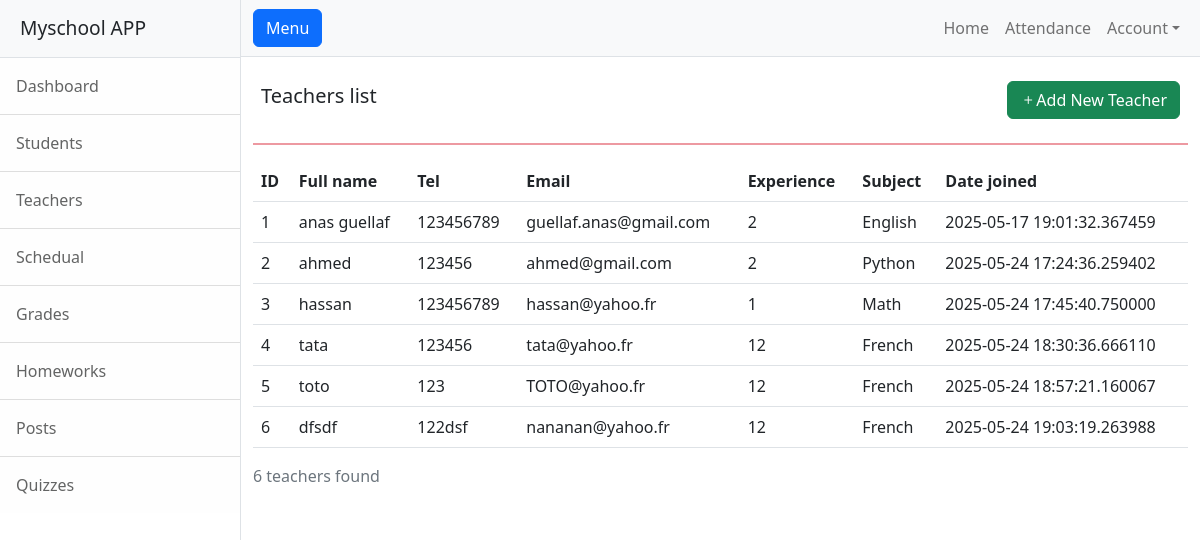
The app's page /teacher, older data.
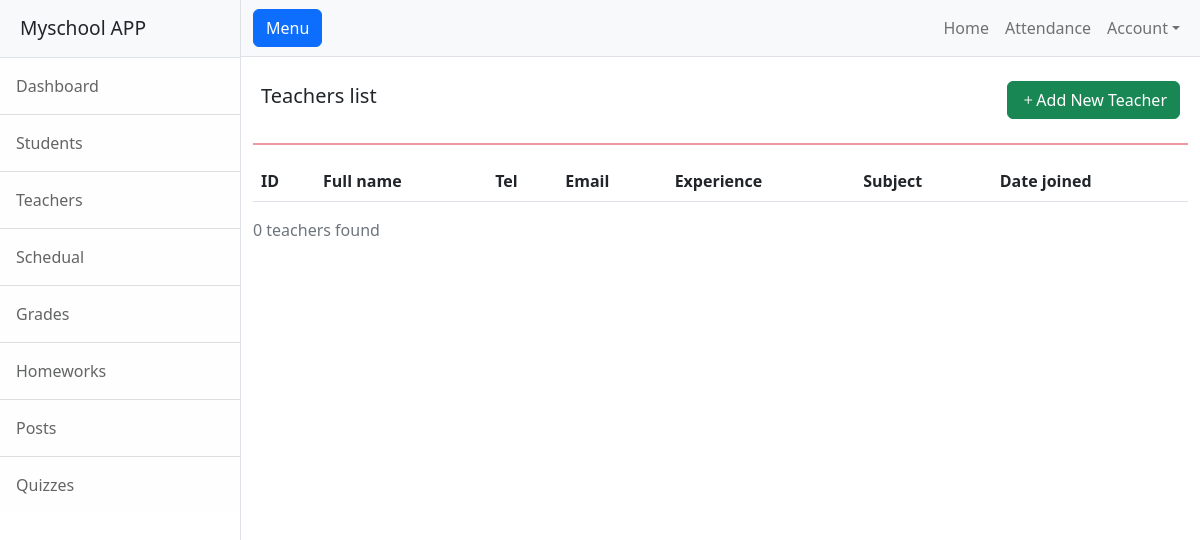
The same page, newer data.
### app.py (models this page shows)
class Teacher(db.Model):
    fullname = CharField()
    tel = CharField()
    email = CharField(unique=True)
    experience = IntegerField()
    subject = CharField()
    joining_date = DateTimeField(default=datetime.now, formats='%Y-%m-%d %H:%M:%S')
    class Meta:
        database = db

### app.py (the view)
@app.route('/teacher')
def teachers_list():
    query = Teacher.select()
    counter = query.count()
    return render_template('teacher.html', teachers = query, counter = counter)

### templates/teacher.html (shortened to what this page needs)
{% extends "base.html" %}
{% block content %}
<div class="d-flex justify-content-between align-items-center p-2">
        <h5>Teachers list</h5>
        <a href="{{ url_for('add_teacher') }}" class="btn btn-success" type="submit"><i class="bi bi-plus"></i>Add New Teacher </a>
</div>
<hr class="border border-danger border-1 opacity-50">
<table class="table">
    <thead>
      <tr>
        <th scope="col">ID</th>
        <th scope="col">Full name</th>
        <th scope="col">Tel</th>
        <th scope="col">Email</th>
        <th scope="col">Experience</th>
        <th scope="col">Subject</th>
        <th scope="col">Date joined</th>
      </tr>
    </thead>
    <tbody>
      {% for prof in teachers %}
        <tr>
          <td>{{ prof.id }}</td>
          <td>{{ prof.fullname }}</td>
          <td>{{ prof.tel }}</td>
          <td>{{ prof.email }}</td>
          <td>{{ prof.experience }}</td>
          <td>{{ prof.subject }}</td>
          <td>{{ prof.joining_date }}</td>
        </tr>
      {% endfor %}
    </tbody>
  </table>
<p class="text-muted">{{ counter }} teachers found</p>
{% endblock content %}

### templates/base.html (shortened to what this page needs)
<!DOCTYPE html>
<html lang="en">
    <head>
        <link href="{{ url_for('static', filename='css/styles.css') }}" rel="stylesheet" />
        <link rel="stylesheet" href="https://cdn.jsdelivr.net/npm/bootstrap-icons@1.11.3/font/bootstrap-icons.min.css">
    </head>
    <body>
        <div class="d-flex" id="wrapper">
            <div class="border-end bg-white" id="sidebar-wrapper">
                <div class="sidebar-heading border-bottom bg-light">Myschool APP</div>
                <div class="list-group list-group-flush">
                    <a class="list-group-item list-group-item-action list-group-item-light p-3" href="{{ url_for('home') }}">Dashboard</a>
                    <a class="list-group-item list-group-item-action list-group-item-light p-3" href="{{  url_for('student_list') }}">Students</a>
                    <a class="list-group-item list-group-item-action list-group-item-light p-3" href="{{  url_for('teachers_list') }}">Teachers</a>
                    <a class="list-group-item list-group-item-action list-group-item-light p-3" href="{{  url_for('schedual') }}">Schedual</a>
                    <a class="list-group-item list-group-item-action list-group-item-light p-3" href="#!">Grades</a>
                    <a class="list-group-item list-group-item-action list-group-item-light p-3" href="#!">Homeworks</a>
                    <a class="list-group-item list-group-item-action list-group-item-light p-3" href="#!">Posts</a>
                    <a class="list-group-item list-group-item-action list-group-item-light p-3" href="#!">Quizzes</a>
                </div>
            </div>
            <div id="page-content-wrapper">
                <nav class="navbar navbar-expand-lg navbar-light bg-light border-bottom">
                    <div class="container-fluid">
                        <button class="btn btn-primary" id="sidebarToggle">Menu</button>
                        <div class="collapse navbar-collapse" id="navbarSupportedContent">
                            <ul class="navbar-nav ms-auto mt-2 mt-lg-0">
                                <li class="nav-item active"><a class="nav-link" href="#!">Home</a></li>
                                <li class="nav-item"><a class="nav-link" href="#!">Attendance</a></li>
                                <li class="nav-item dropdown">
                                    <a class="nav-link dropdown-toggle" id="navbarDropdown" href="#" role="button" data-bs-toggle="dropdown" aria-haspopup="true" aria-expanded="false">Account</a>
                                </li>
                            </ul>
                        </div>
                    </div>
                </nav>
                <div class="container-fluid">
                    <div class="row p-2">
                    </div>
                    {% block content %}{% endblock content %}
                </div>
            </div>
        </div>
    </body>
</html>

Row changes from the older to the newer data that the page shows:
removed Teacher: id "1", fullname "anas guellaf", tel "123456789", email "guellaf.anas@gmail.com", experience "2", subject "English", joining_date "2025-05-17 19:01:32.367459"
removed Teacher: id "2", fullname "ahmed", tel "123456", email "ahmed@gmail.com", experience "2", subject "Python", joining_date "2025-05-24 17:24:36.259402"
removed Teacher: id "3", fullname "hassan", tel "123456789", email "hassan@yahoo.fr", experience "1", subject "Math", joining_date "2025-05-24 17:45:40.750000"
removed Teacher: id "4", fullname "tata", tel "123456", email "tata@yahoo.fr", experience "12", subject "French", joining_date "2025-05-24 18:30:36.666110"
removed Teacher: id "5", fullname "toto", tel "123", email "TOTO@yahoo.fr", experience "12", subject "French", joining_date "2025-05-24 18:57:21.160067"
removed Teacher: id "6", fullname "dfsdf", tel "122dsf", email "nananan@yahoo.fr", experience "12", subject "French", joining_date "2025-05-24 19:03:19.263988"
Text that changed along with them:
{{ counter }}: "6" → "0"
